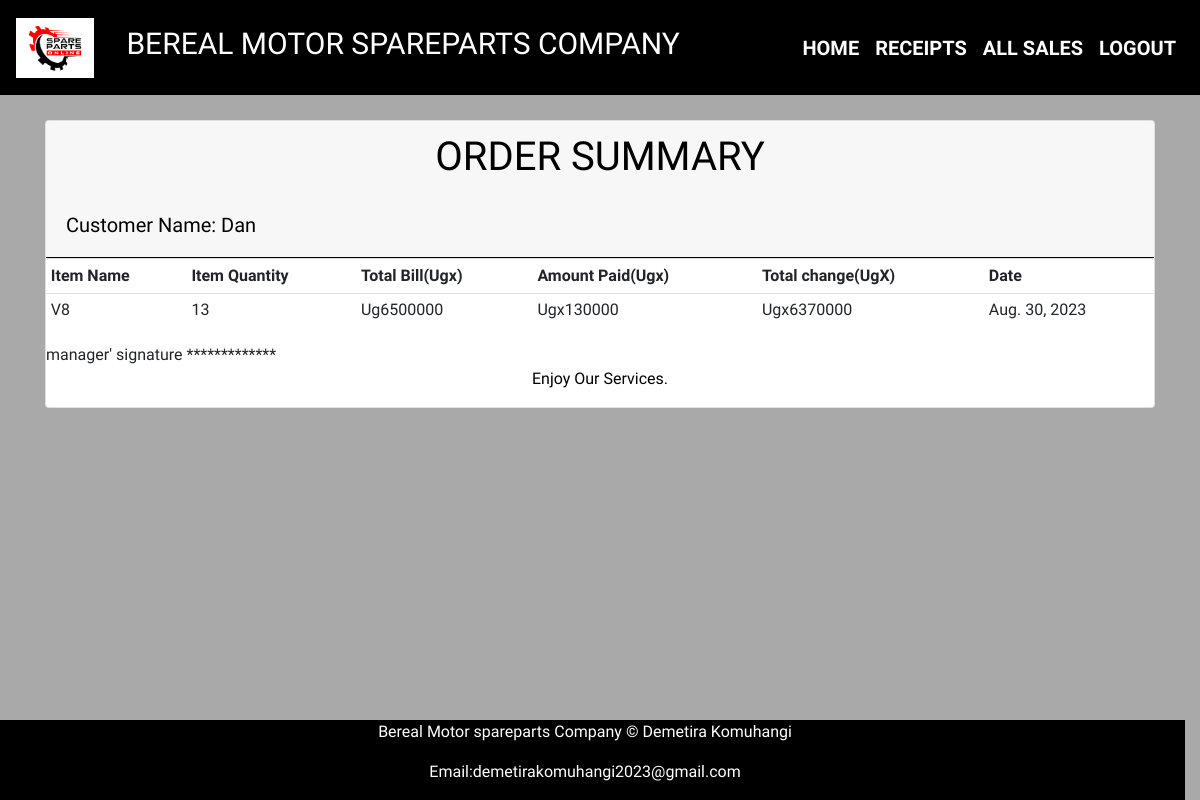
Page /receipt_detail/1 (signed in) on the committed database.
### Myapplication/models.py (models this page shows, shortened)
class Sale(models.Model):
    item =models.ForeignKey(Product,on_delete=models.CASCADE, null=False, blank=False)
    quantity=models.IntegerField(null=False, blank=False)
    amount_received = models.IntegerField(null=False, blank=False)
    issued_to =models.CharField(max_length =100,null =False,blank =False)
    unit_price =models.DecimalField (max_digits=10, decimal_places=2, null=False, blank=False)
    branch_name =models.CharField(max_length=50, null=False, blank=False)
    date = models.DateField(default=timezone.now)
    def get_total(self):
        total = self.quantity *self.item.unit_price
        return int(total)
    def get_change(self):
        change = self.get_total()-self.amount_received
        return abs(int(change))

class Product(models.Model):
    category_name = models.ForeignKey(Category, on_delete=models.CASCADE, null=False, blank=False)
    item_name = models.CharField(max_length=50, null=False, blank=False)
    country_of_origin = models.CharField(max_length=50, null=False, blank=False)  # Changed to CharField
    total_quantity = models.IntegerField(default=0,null=False, blank=False)
    issued_quantity = models.IntegerField(default=0,null=False, blank=False)
    received_quantity = models.IntegerField(default=0,null=False, blank=False)
    unit_price = models.DecimalField(max_digits=10, decimal_places=2, null=False, blank=False)  # Changed to DecimalField
    def __str__(self):
        return self.item_name

### Myapplication/views.py (the view)
# urls.py: path('receipt_detail/<int:receipt_id>', views.receipt_detail, name='receipt_detail'),
@login_required
def receipt_detail(request,receipt_id):
    receipt = Sale.objects.get(id = receipt_id)
    return render(request,'Demi/receipt_detail.html',{'receipt':receipt})

### templates/Demi/receipt_detail.html
{% extends 'Demi/base.html' %}
{% block content %}
<br /><br><br><br><br>
<div class="container">
  <div class="row">
    <div class="col-md-12">
      <div class="card" style="background-color: white;">
        <div class="card-header" style="border-color: black;">
          <h1 class="text-center" style="color: black;">ORDER SUMMARY</h1><br>
          <h2 class="lead"style="color:black;">Customer Name: {{receipt.issued_to | title}}</h2>
        </div>
        <div class="card-block">
          <div class="table-responsive">
            <table class="table table-sm">
              <thead>
                <tr>
                  <td><strong>Item Name</strong></td>
                  <td class="text-xs-center"><strong>Item Quantity</strong></td>
                  <td class="text-xs-right"><strong>Total Bill(Ugx)</strong></td>
                  <td class="text-xs-right"><strong>Amount Paid(Ugx)</strong></td>
                  <td class="text-xs-right"><strong>Total change(UgX)</strong></td>
                  <td class="text-xs-right"><strong>Date</strong></td>
                </tr>
              </thead>
              <tbody>
                <tr>
                  <td>{{receipt.item| title}}</td>
                  <td class="text-xs-center">{{receipt.quantity }}</td>
                  <td class="text-xs-center">Ug{{receipt.get_total | title}}</td>
                  <td class="text-xs-right">Ugx{{ receipt.amount_received }}</td>
                  <td class="text-xs-right">Ugx{{ receipt.get_change }}</td>
                  <td class="text-xs-right">{{ receipt.date }}</td>
                </tr>
              </tbody>
            </table>
          manager' signature
          *************
            <p style="text-align: center;color: black;">Enjoy Our Services.</p>
          </div>
        </div>
      </div>
    </div>
  </div>
</div>
{% endblock %}

### Myapplication/static/css/base.css (style rules this page uses)
html,body { position: relative; overflow-x: hidden; background: url('/static/images/img6.jpg'); width: 100% !important; height: 100vh; display: table; position: relative; background-position: center; background-attachment: scroll; -o-background-size: cover; -moz-background-size: cover; -webkit-background-size: cover; background-size: cover; background-repeat: no-repeat; overflow-x: hidden; }
body { background-color:darkgrey; font-family: 'raleway'; }

### templates/Demi/base.html (style rules this page uses)
body,html { margin-top: 0px; margin-bottom: 0px; }

### rows in the picture
Sale: issued_to "Dan", item "V8", quantity "13", get_total "6500000", amount_received "130000", get_change "6370000", date "Aug. 30, 2023"
